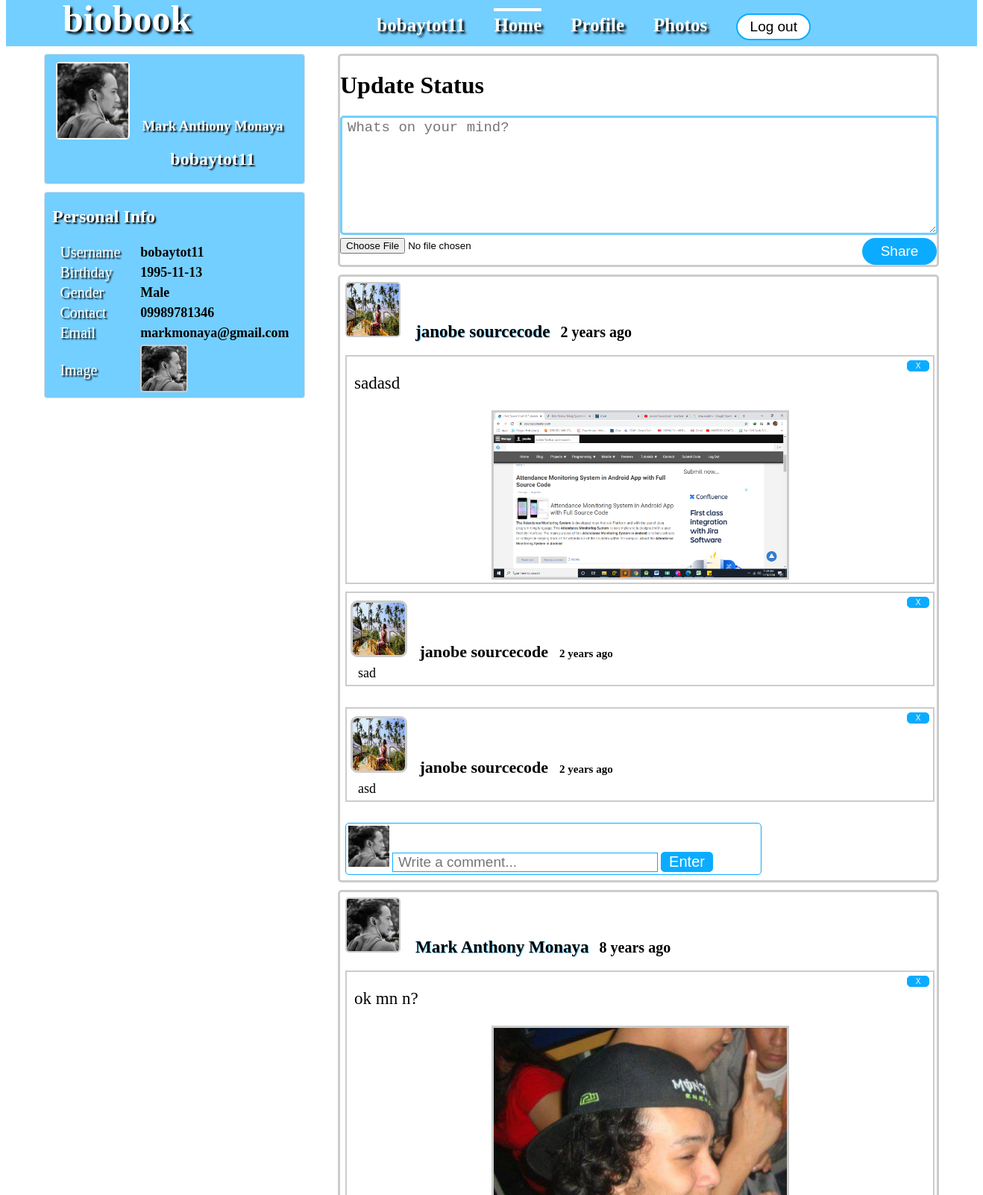
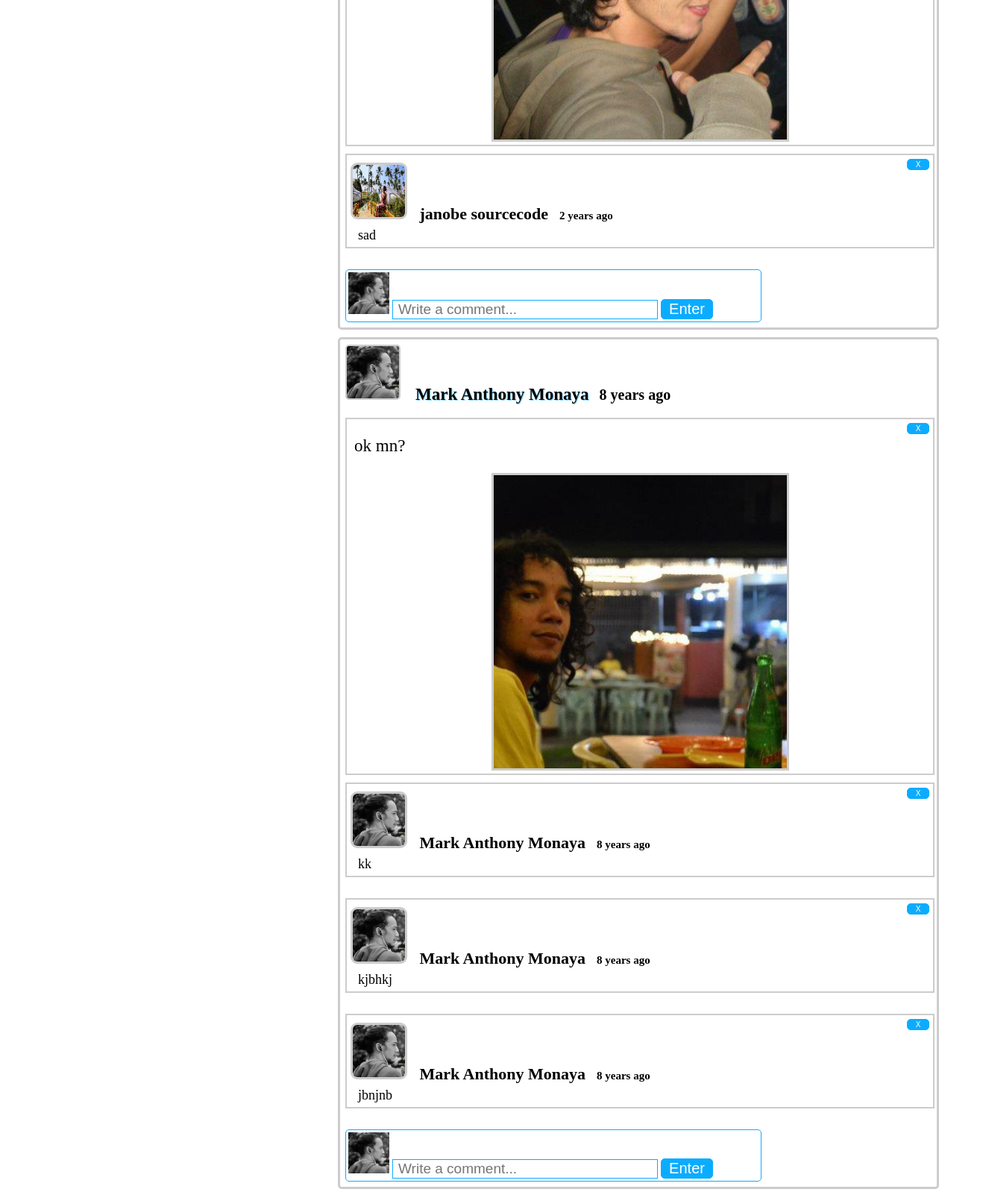
Screenshot of /home.php (signed in, upper part) with the database file from the repository (2 pictures, top to bottom).
### tables this page shows
CREATE TABLE `user` (
  `user_id` int(100) NOT NULL,
  `firstname` varchar(100) NOT NULL,
  `lastname` varchar(100) NOT NULL,
  `username` varchar(100) NOT NULL,
  `username2` varchar(100) NOT NULL,
  `birthday` varchar(100) NOT NULL,
  `gender` varchar(100) NOT NULL,
  `number` varchar(100) NOT NULL,
  `email` varchar(100) NOT NULL,
  `email2` varchar(100) NOT NULL,
  `password` varchar(100) NOT NULL,
  `password2` varchar(100) NOT NULL,
  `profile_picture` varchar(100) NOT NULL,
  `cover_picture` varchar(100) NOT NULL
);

CREATE TABLE `post` (
  `post_id` int(100) NOT NULL,
  `user_id` varchar(100) NOT NULL,
  `post_image` varchar(100) NOT NULL,
  `content` varchar(100) NOT NULL,
  `created` varchar(100) NOT NULL
);

CREATE TABLE `comments` (
  `comment_id` int(100) NOT NULL,
  `post_id` varchar(100) NOT NULL,
  `user_id` varchar(100) NOT NULL,
  `name` varchar(100) NOT NULL,
  `content_comment` varchar(100) NOT NULL,
  `image` varchar(100) NOT NULL,
  `created` varchar(100) NOT NULL
);

### session.php (called while the page is built, shortened)
<?php
include("includes/database.php");
$id = $_SESSION['id'];
$query=mysqli_query ($con,"SELECT * FROM user WHERE user_id ='$id'");
$row=mysqli_fetch_array($query);
$firstname=$row['firstname'];
$lastname=$row['lastname'];
$username=$row['username'];
?>

### home.php (the view, shortened to what this page needs)
<?php
function time_stamp($session_time)
{
$time_difference = time() - $session_time ;
$seconds = $time_difference ;
$minutes = round($time_difference / 60 );
$hours = round($time_difference / 3600 );
$days = round($time_difference / 86400 );
$weeks = round($time_difference / 604800 );
$months = round($time_difference / 2419200 );
$years = round($time_difference / 29030400 );
if($seconds <= 60)
{
echo"$seconds seconds ago";
}
else
{
if($years==1)
   {
   echo"one year ago";
   }
  else
  {
  echo"$years years ago";
  }
}
}
?>
<!DOCTYPE html>
<html>
	<head>
		<link rel="stylesheet" type="text/css" href="css/home.css">
	</head>
<body>
<?php include ('session.php');?>
	<div id="header">
		<div class="head-view">
			<ul>
				<li><a href="home.php" title="Biobook"><b>biobook</b></a></li>
				<li><a href="timeline.php" title="<?php echo $username ?>"><label><?php echo $username ?></label></a></li>
				<li><a href="home.php" title="Home"><label class="active">Home</label></a></li>
				<li><a href="profile.php" title="Home"><label>Profile</label></a></li>
				<li><a href="photos.php" title="Settings"><label>Photos</label></a></li>
				<li><a href="logout.php" title="Log out"><button class="btn-sign-in" value="Log out">Log out</button></a></li>
			</ul>
		</div>
	</div>
	<div id="container">
		<div id="left-nav">
				<div class="clip1">
				<a href="updatephoto.php" title="Change Profile Picture"><img src="<?php echo $row['profile_picture'] ?>"></a>
				</div>
				<div class="user-details">
					<h3><?php echo $firstname ?>&nbsp;<?php echo $lastname ?></h3>
					<h2><?php echo $username ?></h2>
				</div>
		</div>
		<div id="right-nav">
			<h1>Update Status</h1>
	<div>
			<form method="post" action="post.php" enctype="multipart/form-data">
				<textarea placeholder="Whats on your mind?" name="content" class="post-text" required></textarea>
				<input type="file" name="image">
				<button class="btn-share" name="Submit" value="Log out">Share</button>
			</form>
	</div>
		</div>
<?php
	include("includes/database.php");
			$query=mySQLi_query($con,"SELECT * from user where user_id='$id' order by user_id DESC");
			while($row=mySQLi_fetch_array($query)){
				$id = $row['user_id'];
?>
		<div id="left-nav1">
			<h2>Personal Info</h2>
			<table>
				<tr>
					<td><label>Username</label></td>
					<td width="20"></td>
					<td><b><?php echo $row['username']; ?></b></td>
				</tr>
				<tr>
					<td><label>Birthday</label></td>
					<td width="20"></td>
					<td><b><?php echo $row['birthday']; ?></b></td>
				</tr>
				<tr>
					<td><label>Gender</label></td>
					<td width="20"></td>
					<td><b><?php echo $row['gender']; ?></b></td>
				</tr>
				<tr>
					<td><label>Contact</label></td>
					<td width="20"></td>
					<td><b><?php echo $row['number']; ?></b></td>
				</tr>
				<tr>
					<td><label>Email</label></td>
					<td width="20"></td>
					<td><b><?php echo $row['email']; ?></b></td>
				</tr>
				<tr>
					<td><label>Image</label></td>
					<td width="20"></td>
					<td><img src="<?php echo $row['profile_picture']; ?>"></td>
				</tr>
			</table>
		</div>
<?php
}
?>
<?php
	include("includes/database.php");
			$query=mySQLi_query($con,"SELECT * from post LEFT JOIN user on user.user_id = post.user_id order by post_id DESC");
			while($row=mySQLi_fetch_array($query)){
				$posted_by = $row['firstname']." ".$row['lastname'];
				$location = $row['post_image'];
				$profile_picture = $row['profile_picture'];
				$post_id = $row['post_id'];
				$time=$row['created'];
?>
		<div id="right-nav1">
			<div class="profile-pics">
			<img src="<?php echo $profile_picture ?>">
			<b><?php echo $posted_by ?></b>
			<strong><?php echo $time = time_stamp($time); ?></strong>
			</div>
		<br />
			<div class="post-content">
				<div class="delete-post">
				<a href="delete_post.php<?php echo '?id='.$post_id; ?>" title="Delete your post"><button class="btn-delete">X</button></a>
				</div>
			<p><?php echo $row['content']; ?></p>
		<center>
			<img src="<?php echo $location ?>">
		</center>
		</div>
<?php
	include("includes/database.php");
			$comment=mySQLi_query($con,"SELECT * from comments where post_id='$post_id' order by post_id DESC");
			while($row=mySQLi_fetch_array($comment)){
			$comment_id=$row['comment_id'];
				$time=$row['created'];
?>
			<div class="comment-display"<?php echo $comment_id ?>>
					<div class="delete-post">
					<a href="delete_comment.php<?php echo '?id='.$comment_id; ?>" title="Delete your comment"><button class="btn-delete">X</button></a>
					</div>
				<div class="user-comment-name"><img src="<?php echo $row['image']; ?>">&nbsp;&nbsp;&nbsp;<?php echo $row['name']; ?><b class="time-comment"><?php echo $time = time_stamp($time); ?></b></div>
				<div class="comment"><?php echo $row['content_comment']; ?></div>
			</div>
			<br />
<?php
}
?>
		 <form  method="POST" action="comment.php">
			<div class="comment-area">
						<?php $image=mysqli_query($con,"select * from user where user_id='$id'");
							while($row=mysqli_fetch_array($image)){
							?>
						<img src="<?php echo $row['profile_picture']; ?>" width="50" height="50">
						<?php } ?>
			<input type="text" name="content_comment" placeholder="Write a comment..." class="comment-text">
			<input type="submit" name="post_comment" value="Enter" class="btn-comment">
			</div>
		</form>
		</div>
	<?php
	}
	?>
	</div>
</body>
</html>

### rows the page displays
user: username "bobaytot11", profile_picture (picture), firstname "Mark Anthony", lastname "Monaya", birthday "1995-11-13", gender "Male", number "09989781346", email "markmonaya@gmail.com"
post: user.profile_picture (picture), user.lastname "janobe sourcecode", content "sadasd", post_image (picture)
comments: image (picture), name "janobe sourcecode", content_comment "sad"
comments: image (picture), name "janobe sourcecode", content_comment "asd"
post: user.profile_picture (picture), user.lastname "Mark Anthony Monaya", content "ok mn n?", post_image (picture)
comments: image (picture), name "janobe sourcecode", content_comment "sad"
post: user.profile_picture (picture), user.lastname "Mark Anthony Monaya", content "ok mn?", post_image (picture)
comments: image (picture), name "Mark Anthony Monaya", content_comment "kk"
comments: image (picture), name "Mark Anthony Monaya", content_comment "kjbhkj"
comments: image (picture), name "Mark Anthony Monaya", content_comment "jbnjnb"
